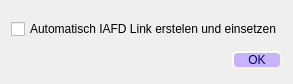
<?xml version="1.0" encoding="UTF-8"?>
<ui version="4.0">
 <class>dlg_Einstellungen</class>
 <widget class="QDialog" name="dlg_Einstellungen">
  <property name="geometry">
   <rect>
    <x>0</x>
    <y>0</y>
    <width>262</width>
    <height>84</height>
   </rect>
  </property>
  <property name="sizePolicy">
   <sizepolicy hsizetype="Preferred" vsizetype="Ignored">
    <horstretch>0</horstretch>
    <verstretch>0</verstretch>
   </sizepolicy>
  </property>
  <property name="windowTitle">
   <string>Einstellungen</string>
  </property>
  <property name="layoutDirection">
   <enum>Qt::LeftToRight</enum>
  </property>
  <property name="modal">
   <bool>true</bool>
  </property>
  <layout class="QGridLayout" name="gridLayout">
   <item row="0" column="0">
    <layout class="QVBoxLayout" name="verticalLayout">
     <item>
      <widget class="QCheckBox" name="chkBox_get_autom_iafd">
       <property name="enabled">
        <bool>true</bool>
       </property>
       <property name="minimumSize">
        <size>
         <width>0</width>
         <height>30</height>
        </size>
       </property>
       <property name="maximumSize">
        <size>
         <width>16777215</width>
         <height>30</height>
        </size>
       </property>
       <property name="toolTip">
        <string>Automatisch Link erstellen und webscrapen</string>
       </property>
       <property name="text">
        <string>Automatisch IAFD Link erstelen und einsetzen</string>
       </property>
       <property name="tristate">
        <bool>false</bool>
       </property>
      </widget>
     </item>
     <item>
      <layout class="QHBoxLayout" name="horizontalLayout">
       <item>
        <spacer name="horizontalSpacer">
         <property name="orientation">
          <enum>Qt::Horizontal</enum>
         </property>
         <property name="sizeHint" stdset="0">
          <size>
           <width>40</width>
           <height>20</height>
          </size>
         </property>
        </spacer>
       </item>
       <item>
        <widget class="QPushButton" name="Btn_OK">
         <property name="minimumSize">
          <size>
           <width>50</width>
           <height>0</height>
          </size>
         </property>
         <property name="styleSheet">
          <string notr="true">QPushButton { 
	color: rgb(0, 0, 127);
	selection-background-color: rgb(255, 85, 0);
	background-color: rgb(198, 178, 255);
	border-style: outset;
	border-width: 2px;
	font: 10pt &quot;MS Shell Dlg 2&quot;;
	border-radius: 5px;
	border-color: beige;
}                   
QPushButton:enabled{
	background-color: rgb(198, 178, 255);
}                           
QPushButton:pressed{ 
	background: red;
}                            
QPushButton:disabled{                             
	background-color: gray;                
}
QPushButton:hover{
	background-color: rgb(255, 85, 255);
}   </string>
         </property>
         <property name="text">
          <string>OK</string>
         </property>
        </widget>
       </item>
      </layout>
     </item>
    </layout>
   </item>
  </layout>
 </widget>
 <resources/>
 <connections/>
</ui>
